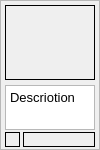
     <widget class="QFrame" name="frame_17">
      <property name="geometry">
       <rect>
        <x>340</x>
        <y>170</y>
        <width>100</width>
        <height>150</height>
       </rect>
      </property>
      <property name="sizePolicy">
       <sizepolicy hsizetype="Fixed" vsizetype="Fixed">
        <horstretch>0</horstretch>
        <verstretch>0</verstretch>
       </sizepolicy>
      </property>
      <property name="frameShape">
       <enum>QFrame::StyledPanel</enum>
      </property>
      <property name="frameShadow">
       <enum>QFrame::Raised</enum>
      </property>
      <widget class="QLabel" name="label_59">
       <property name="geometry">
        <rect>
         <x>5</x>
         <y>5</y>
         <width>90</width>
         <height>75</height>
        </rect>
       </property>
       <property name="sizePolicy">
        <sizepolicy hsizetype="Fixed" vsizetype="Fixed">
         <horstretch>0</horstretch>
         <verstretch>0</verstretch>
        </sizepolicy>
       </property>
       <property name="frameShape">
        <enum>QFrame::Box</enum>
       </property>
       <property name="lineWidth">
        <number>1</number>
       </property>
       <property name="midLineWidth">
        <number>0</number>
       </property>
       <property name="text">
        <string/>
       </property>
      </widget>
      <widget class="QPlainTextEdit" name="plainTextEdit_15">
       <property name="geometry">
        <rect>
         <x>5</x>
         <y>85</y>
         <width>90</width>
         <height>45</height>
        </rect>
       </property>
       <property name="sizePolicy">
        <sizepolicy hsizetype="Fixed" vsizetype="Fixed">
         <horstretch>0</horstretch>
         <verstretch>0</verstretch>
        </sizepolicy>
       </property>
       <property name="font">
        <font>
         <pointsize>10</pointsize>
        </font>
       </property>
       <property name="verticalScrollBarPolicy">
        <enum>Qt::ScrollBarAlwaysOff</enum>
       </property>
       <property name="readOnly">
        <bool>true</bool>
       </property>
       <property name="plainText">
        <string>Descriotion</string>
       </property>
      </widget>
      <widget class="QLabel" name="label_60">
       <property name="geometry">
        <rect>
         <x>5</x>
         <y>132</y>
         <width>15</width>
         <height>15</height>
        </rect>
       </property>
       <property name="sizePolicy">
        <sizepolicy hsizetype="Fixed" vsizetype="Fixed">
         <horstretch>0</horstretch>
         <verstretch>0</verstretch>
        </sizepolicy>
       </property>
       <property name="frameShape">
        <enum>QFrame::Box</enum>
       </property>
       <property name="text">
        <string/>
       </property>
      </widget>
      <widget class="QLabel" name="label_61">
       <property name="geometry">
        <rect>
         <x>23</x>
         <y>132</y>
         <width>72</width>
         <height>15</height>
        </rect>
       </property>
       <property name="frameShape">
        <enum>QFrame::Box</enum>
       </property>
       <property name="text">
        <string/>
       </property>
      </widget>
     </widget>
